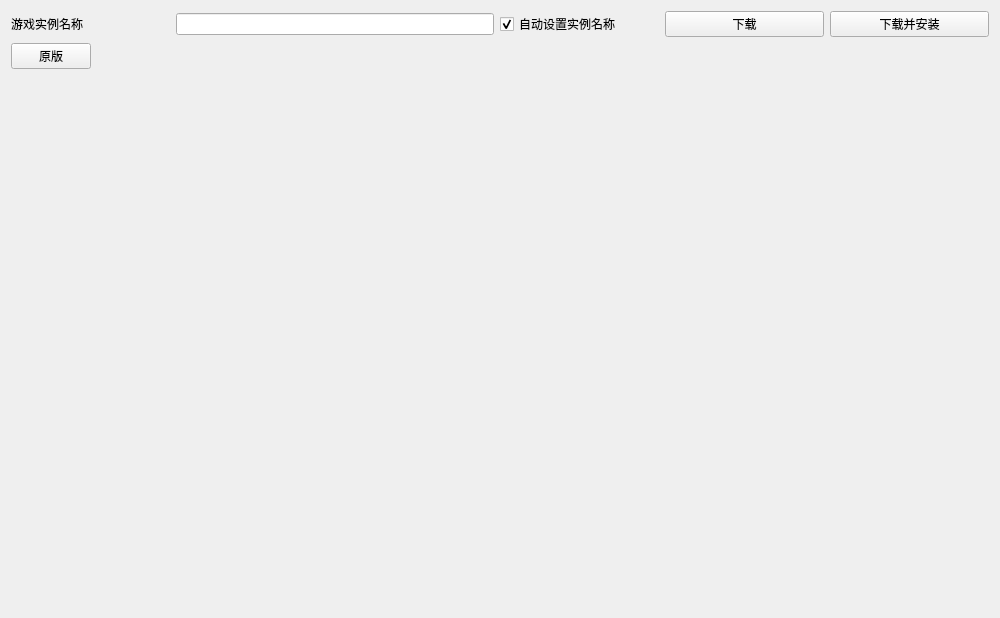
<?xml version="1.0" encoding="UTF-8"?>
<ui version="4.0">
 <class>GameDownloader</class>
 <widget class="QWidget" name="GameDownloader">
  <property name="geometry">
   <rect>
    <x>0</x>
    <y>0</y>
    <width>1000</width>
    <height>618</height>
   </rect>
  </property>
  <property name="windowTitle">
   <string>游戏下载器</string>
  </property>
  <layout class="QGridLayout" name="gridLayout">
   <item row="0" column="4">
    <widget class="PushButton" name="download_button">
     <property name="text">
      <string>下载</string>
     </property>
    </widget>
   </item>
   <item row="1" column="0" colspan="6">
    <layout class="QHBoxLayout" name="horizontalLayout">
     <item>
      <widget class="TransparentTogglePushButton" name="select_original">
       <property name="text">
        <string>原版</string>
       </property>
      </widget>
     </item>
     <item>
      <spacer name="horizontalSpacer_2">
       <property name="orientation">
        <enum>Qt::Orientation::Horizontal</enum>
       </property>
       <property name="sizeHint" stdset="0">
        <size>
         <width>40</width>
         <height>20</height>
        </size>
       </property>
      </spacer>
     </item>
    </layout>
   </item>
   <item row="0" column="1" colspan="2">
    <widget class="LineEdit" name="instance_name"/>
   </item>
   <item row="0" column="0">
    <widget class="QLabel" name="label">
     <property name="text">
      <string>游戏实例名称</string>
     </property>
    </widget>
   </item>
   <item row="3" column="0" colspan="6">
    <widget class="QStackedWidget" name="selector_stack"/>
   </item>
   <item row="0" column="5">
    <widget class="PushButton" name="download_install_button">
     <property name="text">
      <string>下载并安装</string>
     </property>
    </widget>
   </item>
   <item row="0" column="3">
    <widget class="CheckBox" name="auto_set_instance_name">
     <property name="text">
      <string>自动设置实例名称</string>
     </property>
     <property name="checked">
      <bool>true</bool>
     </property>
     <property name="tristate">
      <bool>false</bool>
     </property>
    </widget>
   </item>
   <item row="2" column="0" colspan="6">
    <layout class="QHBoxLayout" name="horizontalLayout_2">
     <item>
      <widget class="SegmentedWidget" name="pivot" native="true"/>
     </item>
     <item>
      <spacer name="horizontalSpacer">
       <property name="orientation">
        <enum>Qt::Orientation::Horizontal</enum>
       </property>
       <property name="sizeHint" stdset="0">
        <size>
         <width>40</width>
         <height>20</height>
        </size>
       </property>
      </spacer>
     </item>
    </layout>
   </item>
  </layout>
 </widget>
 <customwidgets>
  <customwidget>
   <class>LineEdit</class>
   <extends>QLineEdit</extends>
   <header>qfluentwidgets</header>
  </customwidget>
  <customwidget>
   <class>TransparentTogglePushButton</class>
   <extends>QPushButton</extends>
   <header>qfluentwidgets</header>
  </customwidget>
  <customwidget>
   <class>SegmentedWidget</class>
   <extends>QWidget</extends>
   <header>qfluentwidgets</header>
   <container>1</container>
  </customwidget>
  <customwidget>
   <class>PushButton</class>
   <extends>QPushButton</extends>
   <header>qfluentwidgets</header>
  </customwidget>
  <customwidget>
   <class>CheckBox</class>
   <extends>QCheckBox</extends>
   <header>qfluentwidgets</header>
  </customwidget>
 </customwidgets>
 <resources/>
 <connections/>
</ui>
